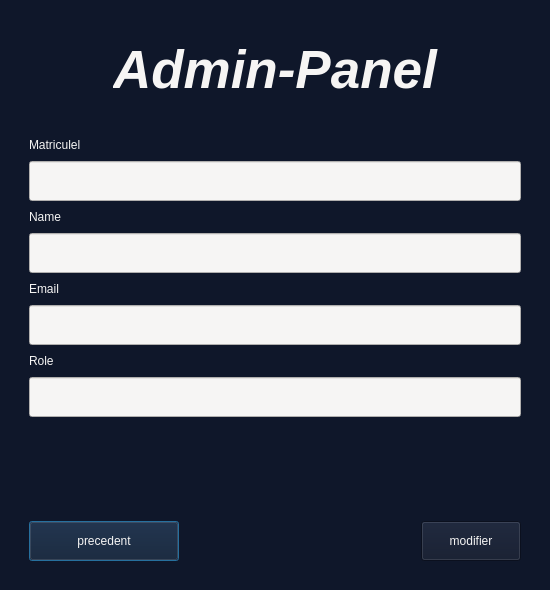
<?xml version="1.0" encoding="UTF-8"?>
<ui version="4.0">
 <class>Dialog</class>
 <widget class="QDialog" name="Dialog">
  <property name="geometry">
   <rect>
    <x>0</x>
    <y>0</y>
    <width>550</width>
    <height>590</height>
   </rect>
  </property>
  <property name="windowTitle">
   <string>Dialog</string>
  </property>
  <property name="styleSheet">
   <string notr="true">color: rgb(246, 245, 244);
background-color: rgb(15, 23, 42);
</string>
  </property>
  <layout class="QHBoxLayout" name="horizontalLayout">
   <item>
    <widget class="QWidget" name="widget" native="true">
     <property name="styleSheet">
      <string notr="true">color: rgb(246, 245, 244);
background-color: rgb(15, 23, 42);
</string>
     </property>
     <layout class="QVBoxLayout" name="verticalLayout">
      <item>
       <widget class="QWidget" name="widget_2" native="true">
        <property name="minimumSize">
         <size>
          <width>0</width>
          <height>100</height>
         </size>
        </property>
        <property name="maximumSize">
         <size>
          <width>16777215</width>
          <height>100</height>
         </size>
        </property>
        <layout class="QHBoxLayout" name="horizontalLayout_3">
         <item>
          <layout class="QHBoxLayout" name="horizontalLayout_2">
           <item>
            <spacer name="horizontalSpacer">
             <property name="orientation">
              <enum>Qt::Horizontal</enum>
             </property>
             <property name="sizeHint" stdset="0">
              <size>
               <width>40</width>
               <height>20</height>
              </size>
             </property>
            </spacer>
           </item>
           <item>
            <widget class="QLabel" name="label">
             <property name="font">
              <font>
               <pointsize>40</pointsize>
               <weight>75</weight>
               <italic>true</italic>
               <bold>true</bold>
              </font>
             </property>
             <property name="text">
              <string>Admin-Panel</string>
             </property>
            </widget>
           </item>
           <item>
            <spacer name="horizontalSpacer_2">
             <property name="orientation">
              <enum>Qt::Horizontal</enum>
             </property>
             <property name="sizeHint" stdset="0">
              <size>
               <width>40</width>
               <height>20</height>
              </size>
             </property>
            </spacer>
           </item>
          </layout>
         </item>
        </layout>
       </widget>
      </item>
      <item>
       <widget class="QWidget" name="widget_3" native="true">
        <layout class="QVBoxLayout" name="verticalLayout_7">
         <item>
          <layout class="QVBoxLayout" name="verticalLayout_2">
           <item>
            <layout class="QHBoxLayout" name="horizontalLayout_4">
             <item>
              <widget class="QLabel" name="label_2">
               <property name="text">
                <string>Matriculel</string>
               </property>
              </widget>
             </item>
             <item>
              <spacer name="horizontalSpacer_3">
               <property name="orientation">
                <enum>Qt::Horizontal</enum>
               </property>
               <property name="sizeHint" stdset="0">
                <size>
                 <width>40</width>
                 <height>20</height>
                </size>
               </property>
              </spacer>
             </item>
            </layout>
           </item>
           <item>
            <widget class="QLineEdit" name="lineEdit">
             <property name="minimumSize">
              <size>
               <width>0</width>
               <height>40</height>
              </size>
             </property>
             <property name="maximumSize">
              <size>
               <width>16777215</width>
               <height>40</height>
              </size>
             </property>
             <property name="styleSheet">
              <string notr="true">padding-left : 20;
background-color: rgb(246, 245, 244);
color: rgb(15, 23, 42);</string>
             </property>
             <property name="placeholderText">
              <string/>
             </property>
            </widget>
           </item>
          </layout>
         </item>
         <item>
          <layout class="QVBoxLayout" name="verticalLayout_3">
           <item>
            <layout class="QHBoxLayout" name="horizontalLayout_5">
             <item>
              <widget class="QLabel" name="label_3">
               <property name="text">
                <string>Name</string>
               </property>
              </widget>
             </item>
             <item>
              <spacer name="horizontalSpacer_4">
               <property name="orientation">
                <enum>Qt::Horizontal</enum>
               </property>
               <property name="sizeHint" stdset="0">
                <size>
                 <width>40</width>
                 <height>20</height>
                </size>
               </property>
              </spacer>
             </item>
            </layout>
           </item>
           <item>
            <widget class="QLineEdit" name="lineEdit_2">
             <property name="minimumSize">
              <size>
               <width>0</width>
               <height>40</height>
              </size>
             </property>
             <property name="maximumSize">
              <size>
               <width>16777215</width>
               <height>40</height>
              </size>
             </property>
             <property name="styleSheet">
              <string notr="true">padding-left : 20;
background-color: rgb(246, 245, 244);
color: rgb(15, 23, 42);</string>
             </property>
            </widget>
           </item>
          </layout>
         </item>
         <item>
          <layout class="QVBoxLayout" name="verticalLayout_4">
           <item>
            <layout class="QHBoxLayout" name="horizontalLayout_6">
             <item>
              <widget class="QLabel" name="label_4">
               <property name="text">
                <string>Email</string>
               </property>
              </widget>
             </item>
             <item>
              <spacer name="horizontalSpacer_5">
               <property name="orientation">
                <enum>Qt::Horizontal</enum>
               </property>
               <property name="sizeHint" stdset="0">
                <size>
                 <width>40</width>
                 <height>20</height>
                </size>
               </property>
              </spacer>
             </item>
            </layout>
           </item>
           <item>
            <widget class="QLineEdit" name="lineEdit_3">
             <property name="minimumSize">
              <size>
               <width>0</width>
               <height>40</height>
              </size>
             </property>
             <property name="maximumSize">
              <size>
               <width>16777215</width>
               <height>40</height>
              </size>
             </property>
             <property name="styleSheet">
              <string notr="true">padding-left : 20;
background-color: rgb(246, 245, 244);
color: rgb(15, 23, 42);</string>
             </property>
            </widget>
           </item>
          </layout>
         </item>
         <item>
          <layout class="QVBoxLayout" name="verticalLayout_5">
           <item>
            <layout class="QHBoxLayout" name="horizontalLayout_7">
             <item>
              <widget class="QLabel" name="label_5">
               <property name="text">
                <string>Role</string>
               </property>
              </widget>
             </item>
             <item>
              <spacer name="horizontalSpacer_6">
               <property name="orientation">
                <enum>Qt::Horizontal</enum>
               </property>
               <property name="sizeHint" stdset="0">
                <size>
                 <width>40</width>
                 <height>20</height>
                </size>
               </property>
              </spacer>
             </item>
            </layout>
           </item>
           <item>
            <widget class="QLineEdit" name="lineEdit_4">
             <property name="minimumSize">
              <size>
               <width>0</width>
               <height>40</height>
              </size>
             </property>
             <property name="maximumSize">
              <size>
               <width>16777215</width>
               <height>40</height>
              </size>
             </property>
             <property name="styleSheet">
              <string notr="true">padding-left : 20;
background-color: rgb(246, 245, 244);
color: rgb(15, 23, 42);</string>
             </property>
            </widget>
           </item>
          </layout>
         </item>
         <item>
          <spacer name="verticalSpacer">
           <property name="orientation">
            <enum>Qt::Vertical</enum>
           </property>
           <property name="sizeHint" stdset="0">
            <size>
             <width>20</width>
             <height>73</height>
            </size>
           </property>
          </spacer>
         </item>
         <item>
          <layout class="QHBoxLayout" name="horizontalLayout_9">
           <item>
            <widget class="QPushButton" name="pushButton">
             <property name="minimumSize">
              <size>
               <width>150</width>
               <height>40</height>
              </size>
             </property>
             <property name="maximumSize">
              <size>
               <width>150</width>
               <height>40</height>
              </size>
             </property>
             <property name="text">
              <string>precedent</string>
             </property>
            </widget>
           </item>
           <item>
            <spacer name="horizontalSpacer_8">
             <property name="orientation">
              <enum>Qt::Horizontal</enum>
             </property>
             <property name="sizeHint" stdset="0">
              <size>
               <width>40</width>
               <height>20</height>
              </size>
             </property>
            </spacer>
           </item>
           <item>
            <widget class="QPushButton" name="pushButton_2">
             <property name="minimumSize">
              <size>
               <width>100</width>
               <height>40</height>
              </size>
             </property>
             <property name="maximumSize">
              <size>
               <width>100</width>
               <height>40</height>
              </size>
             </property>
             <property name="text">
              <string>modifier</string>
             </property>
            </widget>
           </item>
          </layout>
         </item>
        </layout>
       </widget>
      </item>
     </layout>
    </widget>
   </item>
  </layout>
 </widget>
 <resources/>
 <connections/>
</ui>
